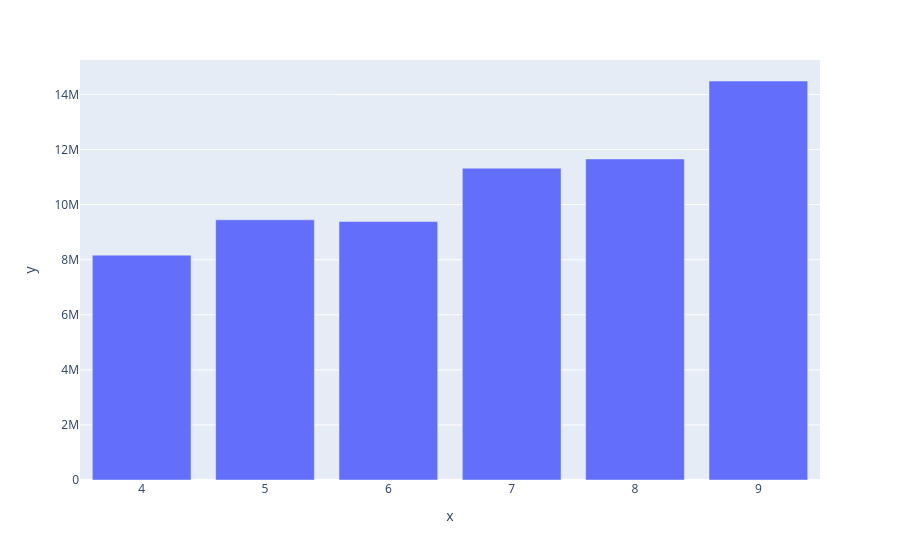

Notebook source saved alongside this figure:
### Code cell
plt.figure(figsize=(10,5))
px.bar(x = group.index,
       y = group.values)

### Figure 1 — Plotly figure (JSON) as saved in the notebook; plotly's stock layout.template omitted (floating-point values rounded to 4 significant figures)
{"data": [{"alignmentgroup": "True", "hovertemplate": "x=%{x}<br>y=%{y}<extra></extra>", "legendgroup": "", "marker": {"color": "#636efa", "pattern": {"shape": ""}}, "name": "", "offsetgroup": "", "orientation": "v", "showlegend": false, "textposition": "auto", "type": "bar", "x": [4, 5, 6, 7, 8, 9], "xaxis": "x", "y": [8165748, 9448974, 9386939, 11321420, 11658535, 14488851], "yaxis": "y"}], "layout": {"barmode": "relative", "legend": {"tracegroupgap": 0}, "margin": {"t": 60}, "xaxis": {"anchor": "y", "domain": [0, 1], "title": {"text": "x"}}, "yaxis": {"anchor": "x", "domain": [0, 1], "title": {"text": "y"}}}}
